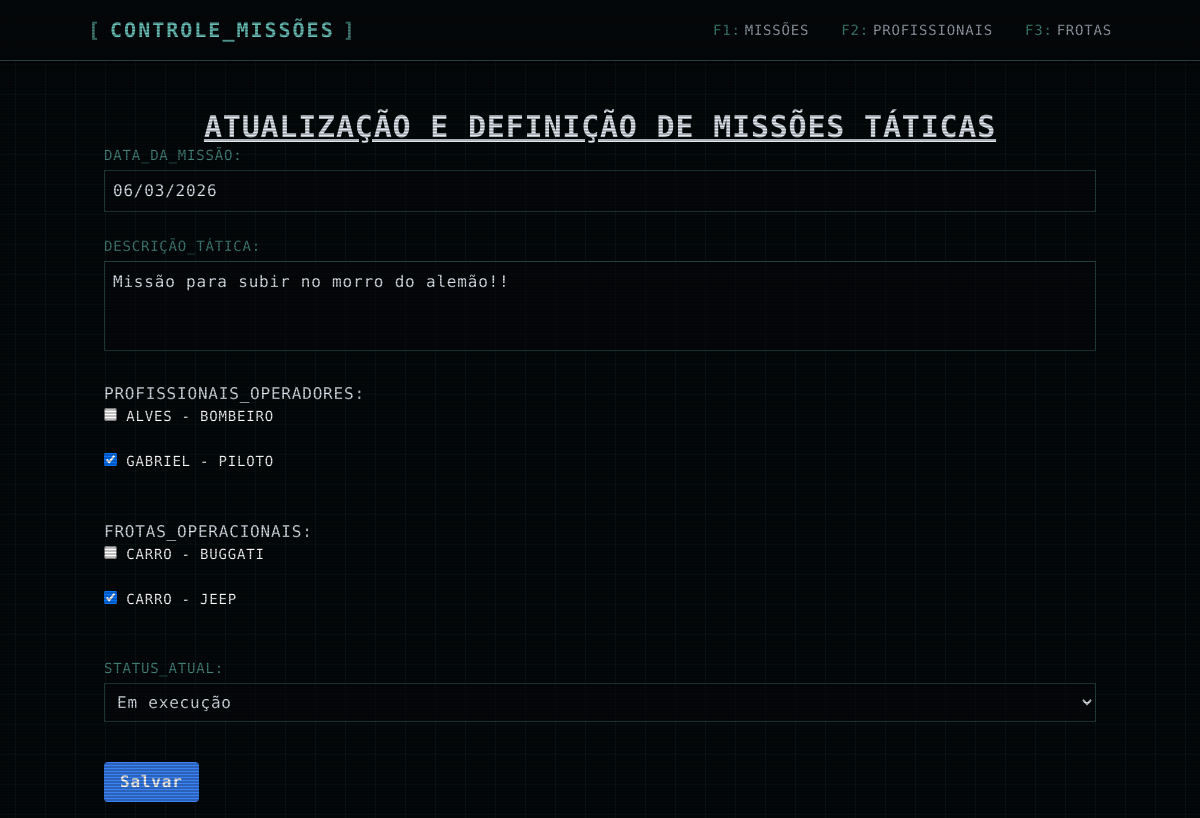
Page /atualizar-missao/1/ on the earlier database version.
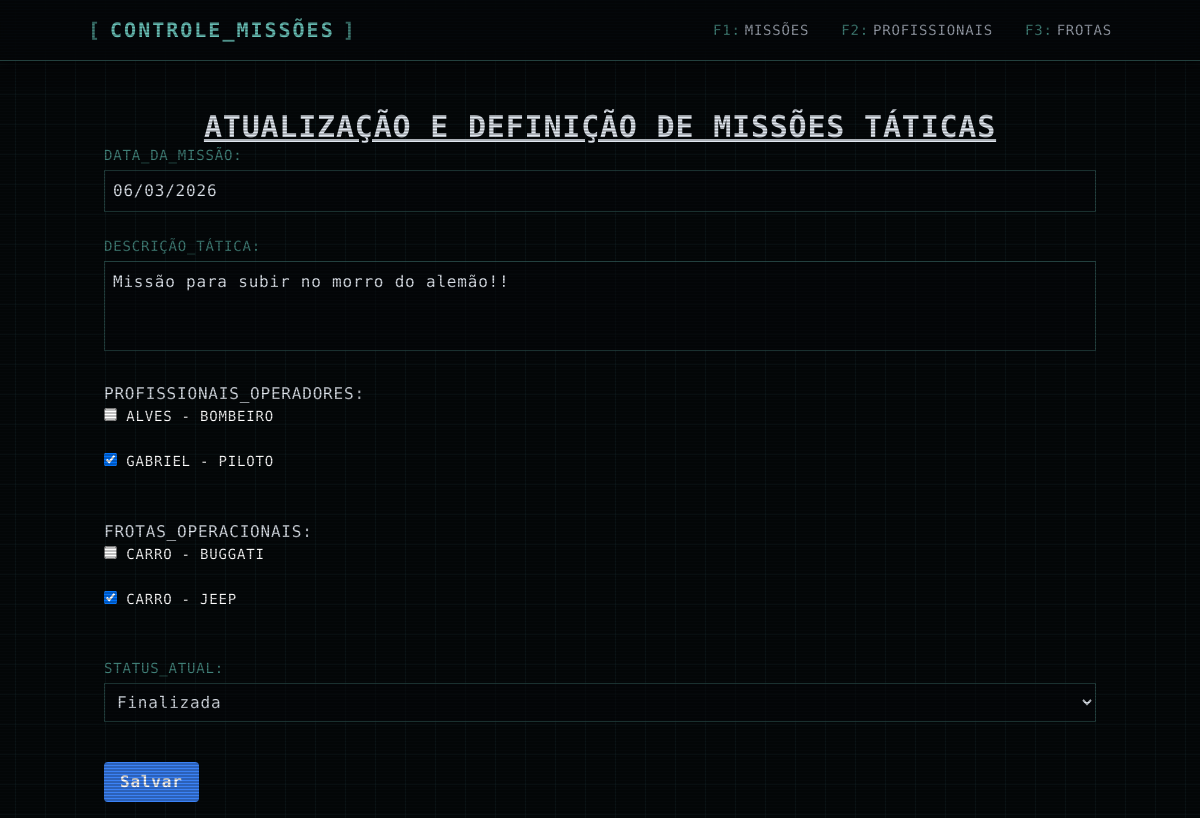
Same page on the later database version.
### mission/models.py (models this page shows, shortened)
class Mission(models.Model):
    mission_date = models.DateField(verbose_name="Data da Missão")
    description = models.TextField(max_length=1000, verbose_name="Descrição")
    operator_professional = models.ManyToManyField(
        OperatorProfessional,
        verbose_name="Profissional Alocado",
        related_name="professional_missions"
    )
    operator_fleet = models.ManyToManyField(
        OperatorFleet,
        verbose_name="Frota Alocada",
        related_name="fleet_missions"
    )
    status = models.CharField(
        choices=[
            ("Em execução", "Em execução"),
            ("Finalizada", "Finalizada")
        ]
    )
    class Meta:
        ordering = ["mission_date"]
        verbose_name = "Missão"
        verbose_name_plural = "Missões"

### mission/views.py (the view)
# urls.py: path('atualizar-missao/<int:pk>/', MissionUpdateView.as_view(), name='update_mission'),
class MissionUpdateView(UpdateView):
    model = Mission
    template_name = 'update_mission.html'
    form_class = MissionUpdateForm
    success_url = '/'
    def get_context_data(self, **kwargs):
        context = super().get_context_data(**kwargs)
        operator_professional_field = context['form'].fields['operator_professional']
        operator_professional_field.queryset = operator_professional_field.queryset.filter(Q(status__status_name='Disponivel') | Q(id__in=self.object.operator_professional.all().values_list('id', flat=True)))
        operator_fleet_field = context['form'].fields['operator_fleet']
        operator_fleet_field.queryset = operator_fleet_field.queryset.filter(Q(status__status_name='Disponivel') | Q(id__in=self.object.operator_fleet.all().values_list('id', flat=True)))
        return context

### professional/models.py (called while the page is built)
    def __str__(self):
        return f"{self.name} - {self.role}"

    def __str__(self):
        return f"{self.fleet_type} - {self.fleet_model}"

### core/templates/update_mission.html (shortened to what this page needs)
{% extends "base.html" %}
{% block content %}
<h1 class="text-3xl font-bold underline w-full text-center">Atualização e Definição de Missões Táticas</h1>
<form method="post">
    {{ form.as_div }}
    <button type="submit" class="bg-blue-500 hover:bg-blue-700 text-white font-bold py-2 px-4 rounded mt-4" style="cursor: pointer;">
        Salvar
    </button>
</form>
{% endblock %}

Differences in the rows shown:
changed Mission "Missão para subir no morro do alemão!!": status "Em execução" → "Finalizada"
